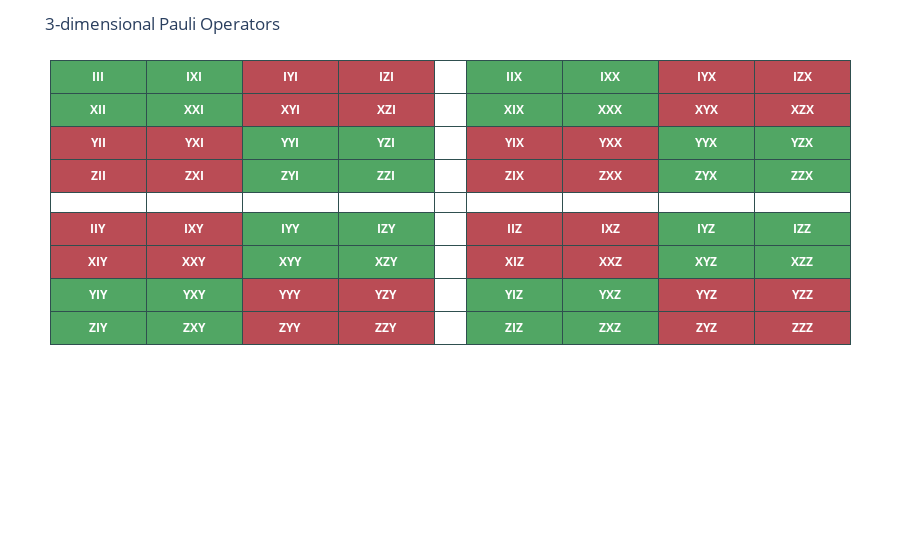

Notebook code cell kept with this figure:
### Code cell
draw_3dim_paulis(paulis_set_ex_111)

### Figure 1 — Plotly figure (JSON) as saved in the notebook; plotly's stock layout.template omitted (floating-point values rounded to 4 significant figures)
{"data": [{"cells": {"align": ["center"], "fill": {"color": [["#51A664", "#BA4C55", "#BA4C55", "white", "#BA4C55", "#BA4C55", "#51A664", "#51A664"], ["#51A664", "#BA4C55", "#BA4C55", "white", "#BA4C55", "#BA4C55", "#51A664", "#51A664"], ["#BA4C55", "#51A664", "#51A664", "white", "#51A664", "#51A664", "#BA4C55", "#BA4C55"], ["#BA4C55", "#51A664", "#51A664", "white", "#51A664", "#51A664", "#BA4C55", "#BA4C55"], ["white", "white", "white", "white", "white", "white", "white", "white"], ["#51A664", "#BA4C55", "#BA4C55", "white", "#BA4C55", "#BA4C55", "#51A664", "#51A664"], ["#51A664", "#BA4C55", "#BA4C55", "white", "#BA4C55", "#BA4C55", "#51A664", "#51A664"], ["#BA4C55", "#51A664", "#51A664", "white", "#51A664", "#51A664", "#BA4C55", "#BA4C55"], ["#BA4C55", "#51A664", "#51A664", "white", "#51A664", "#51A664", "#BA4C55", "#BA4C55"]]}, "font": {"color": "white", "size": 12}, "line": {"color": ["darkslategray"]}, "values": [["<b>XII</b>", "<b>YII</b>", "<b>ZII</b>", "<b></b>", "<b>IIY</b>", "<b>XIY</b>", "<b>YIY</b>", "<b>ZIY</b>"], ["<b>XXI</b>", "<b>YXI</b>", "<b>ZXI</b>", "<b></b>", "<b>IXY</b>", "<b>XXY</b>", "<b>YXY</b>", "<b>ZXY</b>"], ["<b>XYI</b>", "<b>YYI</b>", "<b>ZYI</b>", "<b></b>", "<b>IYY</b>", "<b>XYY</b>", "<b>YYY</b>", "<b>ZYY</b>"], ["<b>XZI</b>", "<b>YZI</b>", "<b>ZZI</b>", "<b></b>", "<b>IZY</b>", "<b>XZY</b>", "<b>YZY</b>", "<b>ZZY</b>"], ["<b></b>", "<b></b>", "<b></b>", "<b></b>", "<b></b>", "<b></b>", "<b></b>", "<b></b>"], ["<b>XIX</b>", "<b>YIX</b>", "<b>ZIX</b>", "<b></b>", "<b>IIZ</b>", "<b>XIZ</b>", "<b>YIZ</b>", "<b>ZIZ</b>"], ["<b>XXX</b>", "<b>YXX</b>", "<b>ZXX</b>", "<b></b>", "<b>IXZ</b>", "<b>XXZ</b>", "<b>YXZ</b>", "<b>ZXZ</b>"], ["<b>XYX</b>", "<b>YYX</b>", "<b>ZYX</b>", "<b></b>", "<b>IYZ</b>", "<b>XYZ</b>", "<b>YYZ</b>", "<b>ZYZ</b>"], ["<b>XZX</b>", "<b>YZX</b>", "<b>ZZX</b>", "<b></b>", "<b>IZZ</b>", "<b>XZZ</b>", "<b>YZZ</b>", "<b>ZZZ</b>"]]}, "columnwidth": [3, 3, 3, 3, 1, 3, 3, 3, 3], "header": {"align": ["center"], "fill": {"color": ["#51A664", "#51A664", "#BA4C55", "#BA4C55", "white", "#51A664", "#51A664", "#BA4C55", "#BA4C55"]}, "font": {"color": "white", "size": 12}, "line": {"color": "darkslategray"}, "values": ["<b>III</b>", "<b>IXI</b>", "<b>IYI</b>", "<b>IZI</b>", "<b></b>", "<b>IIX</b>", "<b>IXX</b>", "<b>IYX</b>", "<b>IZX</b>"]}, "type": "table"}], "layout": {"margin": {"b": 50, "l": 50, "r": 50, "t": 60}, "showlegend": false, "title": {"text": "3-dimensional Pauli Operators"}}}
